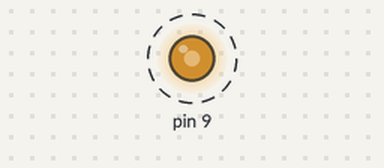
A sketch run on a simulated Arduino Uno, built with avr-gcc and run on an emulated ATmega328P. On the bench: output pins drawn as LEDs (lit = HIGH). Dashed ring = blinking.

Above: at 1.35 s.
Timing chart, 0 to 4.3 s (numbered marks = the images above):
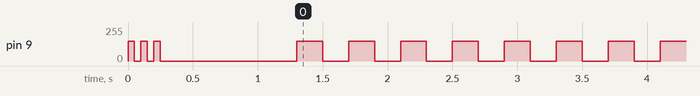

Measured:
- by itself, pin 9: moves between 0/255 and 150/255, repeating every 26.0 s

The sketch:

Piezo.ino
```cpp
/*
 Piezo

 This example shows how to run a Piezo Buzzer on pin 9
 using the analogWrite() function.

 It beeps 3 times fast at startup, waits a second then beeps continuously
 at a slower pace

 */

void setup()  {
  // declare pin 9 to be an output:
  pinMode(9, OUTPUT);
  beep(50);
  beep(50);
  beep(50);
  delay(1000);
}

void loop()  {
  beep(200);
}

void beep(unsigned char delayms){
  analogWrite(9, 150);      // Almost any value can be used except 0 and 255
                           // experiment to get the best tone
  delay(delayms);          // wait for a delayms ms
  analogWrite(9, 0);       // 0 turns it off
  delay(delayms);          // wait for a delayms ms
}
```
